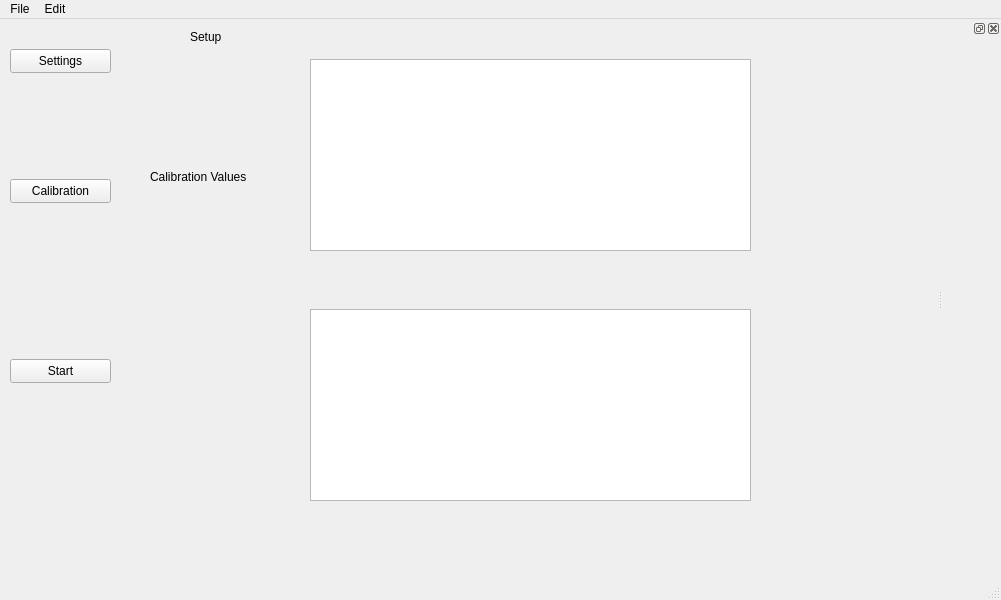
<?xml version="1.0" encoding="UTF-8"?>
<ui version="4.0">
 <class>MainWindow</class>
 <widget class="QMainWindow" name="MainWindow">
  <property name="geometry">
   <rect>
    <x>0</x>
    <y>0</y>
    <width>1001</width>
    <height>600</height>
   </rect>
  </property>
  <property name="windowTitle">
   <string>MainWindow</string>
  </property>
  <widget class="QWidget" name="centralwidget">
   <widget class="QPushButton" name="pushButtonCalibration">
    <property name="geometry">
     <rect>
      <x>10</x>
      <y>160</y>
      <width>101</width>
      <height>24</height>
     </rect>
    </property>
    <property name="text">
     <string>Calibration</string>
    </property>
   </widget>
   <widget class="QGraphicsView" name="graphicsView">
    <property name="geometry">
     <rect>
      <x>310</x>
      <y>40</y>
      <width>441</width>
      <height>192</height>
     </rect>
    </property>
   </widget>
   <widget class="QGraphicsView" name="graphicsView_2">
    <property name="geometry">
     <rect>
      <x>310</x>
      <y>290</y>
      <width>441</width>
      <height>192</height>
     </rect>
    </property>
   </widget>
   <widget class="QPushButton" name="pushButtonStart">
    <property name="geometry">
     <rect>
      <x>10</x>
      <y>340</y>
      <width>101</width>
      <height>24</height>
     </rect>
    </property>
    <property name="text">
     <string>Start</string>
    </property>
   </widget>
   <widget class="QLabel" name="labelCalibration">
    <property name="geometry">
     <rect>
      <x>150</x>
      <y>150</y>
      <width>101</width>
      <height>16</height>
     </rect>
    </property>
    <property name="text">
     <string>Calibration Values</string>
    </property>
   </widget>
   <widget class="QLabel" name="labelSetup">
    <property name="geometry">
     <rect>
      <x>190</x>
      <y>10</y>
      <width>49</width>
      <height>16</height>
     </rect>
    </property>
    <property name="text">
     <string>Setup</string>
    </property>
   </widget>
   <widget class="QPushButton" name="pushButtonSettings">
    <property name="geometry">
     <rect>
      <x>10</x>
      <y>30</y>
      <width>101</width>
      <height>24</height>
     </rect>
    </property>
    <property name="text">
     <string>Settings</string>
    </property>
   </widget>
   <widget class="QLabel" name="labelPlaceHolder1">
    <property name="geometry">
     <rect>
      <x>310</x>
      <y>40</y>
      <width>441</width>
      <height>191</height>
     </rect>
    </property>
    <property name="text">
     <string/>
    </property>
    <property name="pixmap">
     <pixmap>ImagemModelo1.png</pixmap>
    </property>
    <property name="scaledContents">
     <bool>true</bool>
    </property>
   </widget>
   <widget class="QLabel" name="labelPlaceHolder2">
    <property name="geometry">
     <rect>
      <x>310</x>
      <y>290</y>
      <width>441</width>
      <height>201</height>
     </rect>
    </property>
    <property name="text">
     <string/>
    </property>
    <property name="pixmap">
     <pixmap>ImagemModelo2.png</pixmap>
    </property>
    <property name="scaledContents">
     <bool>true</bool>
    </property>
   </widget>
  </widget>
  <widget class="QMenuBar" name="menubar">
   <property name="geometry">
    <rect>
     <x>0</x>
     <y>0</y>
     <width>1001</width>
     <height>22</height>
    </rect>
   </property>
   <widget class="QMenu" name="menuFile">
    <property name="title">
     <string>File</string>
    </property>
    <widget class="QMenu" name="menuNovo">
     <property name="title">
      <string>Novo</string>
     </property>
     <addaction name="actionPaciente"/>
     <addaction name="actionMedida"/>
    </widget>
    <addaction name="menuNovo"/>
    <addaction name="actionSalvar"/>
    <addaction name="actionSalvar_Como"/>
    <addaction name="actionImportar"/>
    <addaction name="actionExportar"/>
   </widget>
   <widget class="QMenu" name="menuEdit">
    <property name="title">
     <string>Edit</string>
    </property>
    <addaction name="actionCopiar"/>
   </widget>
   <addaction name="menuFile"/>
   <addaction name="menuEdit"/>
  </widget>
  <widget class="QStatusBar" name="statusbar"/>
  <widget class="QDockWidget" name="dockWidget">
   <attribute name="dockWidgetArea">
    <number>2</number>
   </attribute>
   <widget class="QWidget" name="dockWidgetContents_2"/>
  </widget>
  <action name="actionPaciente">
   <property name="text">
    <string>Paciente</string>
   </property>
   <property name="statusTip">
    <string>Criar um novo arquivo de paciente</string>
   </property>
   <property name="shortcut">
    <string>Ctrl+N</string>
   </property>
  </action>
  <action name="actionMedida">
   <property name="text">
    <string>Medida</string>
   </property>
   <property name="statusTip">
    <string>Criar uma nova medida</string>
   </property>
   <property name="shortcut">
    <string>Ctrl+Shift+N</string>
   </property>
  </action>
  <action name="actionSalvar">
   <property name="text">
    <string>Salvar</string>
   </property>
   <property name="shortcut">
    <string>Ctrl+S</string>
   </property>
  </action>
  <action name="actionSalvar_Como">
   <property name="text">
    <string>Salvar Como...</string>
   </property>
   <property name="shortcut">
    <string>Ctrl+Shift+S</string>
   </property>
  </action>
  <action name="actionCopiar">
   <property name="text">
    <string>Copiar</string>
   </property>
  </action>
  <action name="actionImportar">
   <property name="text">
    <string>Importar</string>
   </property>
   <property name="shortcut">
    <string>Ctrl+I</string>
   </property>
  </action>
  <action name="actionExportar">
   <property name="text">
    <string>Exportar</string>
   </property>
  </action>
 </widget>
 <resources/>
 <connections/>
</ui>
